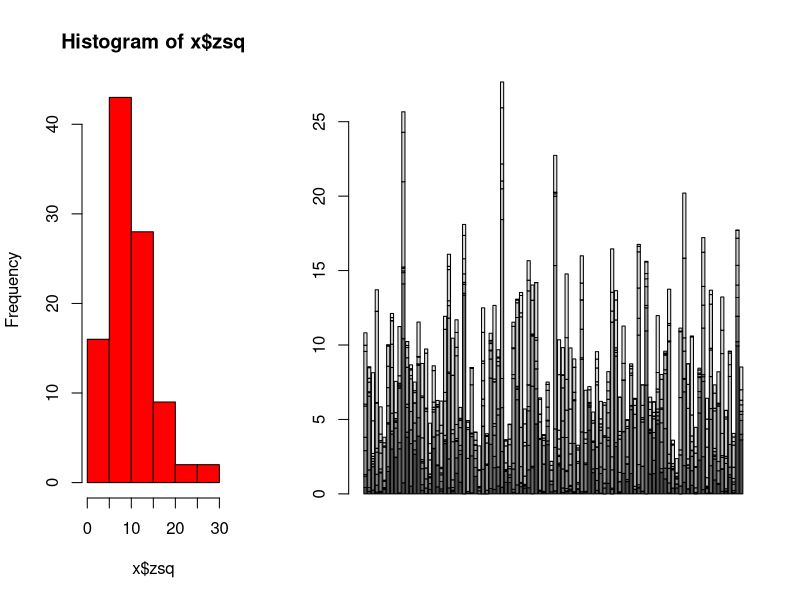

Source code (R):
#nake a new class

mychiz=function(n,iter){
  z=rnorm(n*iter, mean=0, sd=1)
  mat= matrix(z^2,nr=n,nc=iter)
  zsq=apply(mat,2,sum)
  obj=list(zsq=zsq, mat=mat)
  class(obj)="myzsq"
  obj
}

out=mychiz(10,100)
class(out)

plot.myzsq = function(x, ...){
  layout(matrix(1:2,nr=1), width=1:2)
  hist(x$zsq, ...)
  barplot(x$mat)
}

methods(class="myzsq")

windows()
plot(out, col = "Red")


